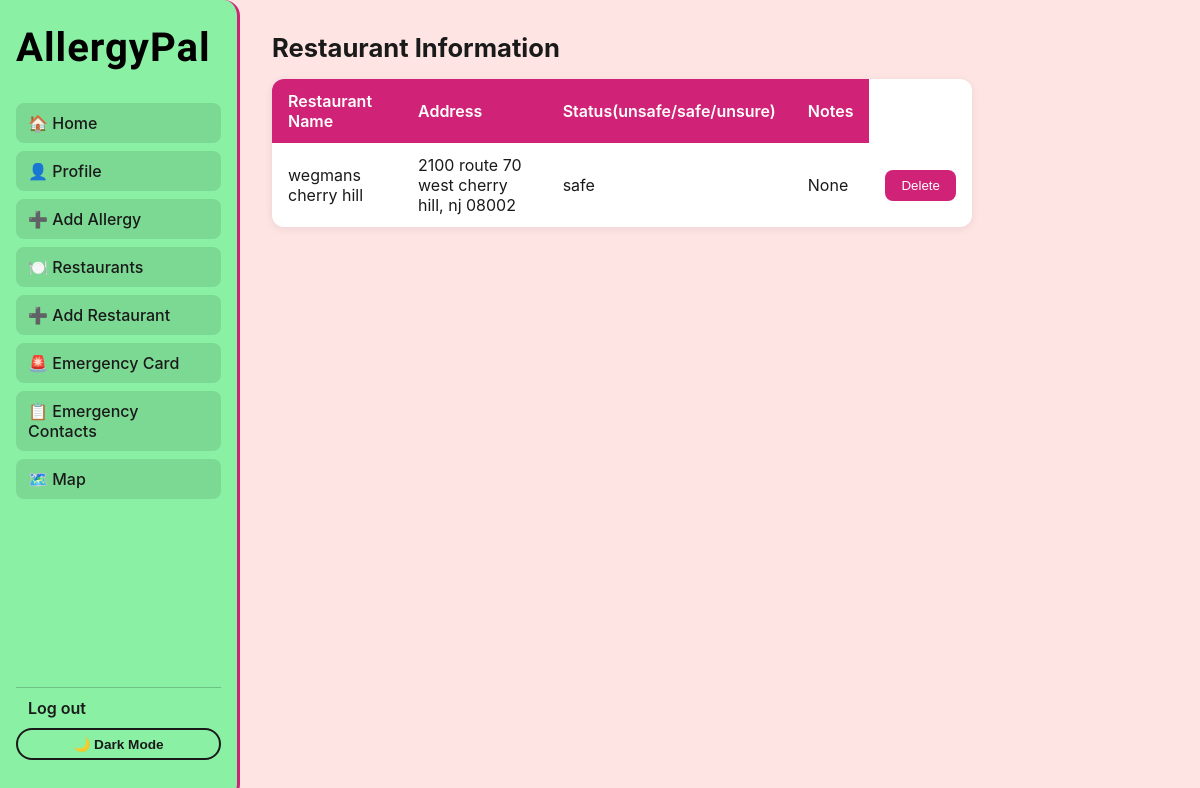
/restaurant (signed in), run on an earlier commit of the app's database.
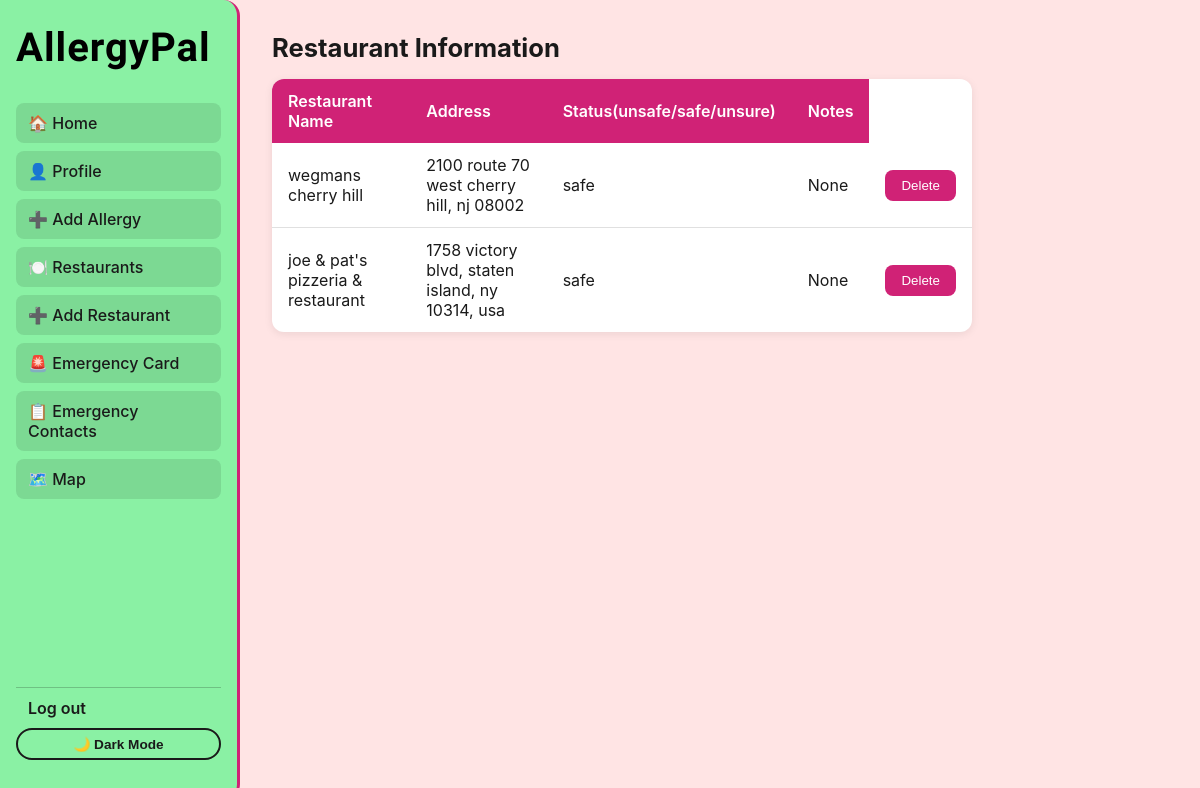
And on a later commit of the database.
### tables this page shows
CREATE TABLE saved_restaurants (
    user_id INTEGER NOT NULL,
    restaurant_id INTEGER NOT NULL,
    status TEXT NOT NULL, -- ("unsafe"/"safe"/"unsure"),
    notes TEXT,
    created_at DATE NOT NULL,
    PRIMARY KEY (user_id, restaurant_id),
    FOREIGN KEY (user_id) REFERENCES users(id),
    FOREIGN KEY (restaurant_id) REFERENCES restaurants(id)
);

CREATE TABLE restaurants (
    id INTEGER PRIMARY KEY AUTOINCREMENT,
    external_id TEXT, -- going to be an api from google or yelp
    name TEXT NOT NULL,
    address TEXT NOT NULL,
    lat REAL,
    lng REAL
);

### app.py (the view)
@app.route("/restaurant", methods=["GET"])
@login_required
def restaurant():
    current = session["user_id"]
    rests = db.execute(
        """SELECT restaurants.name, restaurants.address, saved_restaurants.status, saved_restaurants.notes, saved_restaurants.restaurant_id
        FROM saved_restaurants
        JOIN restaurants
        ON saved_restaurants.restaurant_id = restaurants.id
        WHERE saved_restaurants.user_id = ?""",
        current
    )
    return render_template(
        "restaurants.html",
        restaurants = rests
    )

### helpers.py (called while the page is built)
def login_required(f):
    @wraps(f)
    def wrapped(*args, **kwargs):
        if session.get("user_id") is None:
            return redirect("/login")
        return f(*args, **kwargs)
    return wrapped

### templates/restaurants.html (shortened to what this page needs)
{% extends "layout.html" %}
{% block body %}
<div class="container mt-4" style="max-width: 700px;">
    <h2 class="mb-4">Restaurant Information</h2>
    <table>
        <thead>
            <tr>
                <th>Restaurant Name</th>
                <th>Address</th>
                <th>Status(unsafe/safe/unsure)</th>
                <th>Notes</th>
            </tr>
        </thead>
        <tbody>
            {% for r in restaurants %}
            <tr>
                <td>{{ r.name }}</td>
                <td>{{ r.address }}</td>
                <td>{{ r.status }}</td>
                <td>{{ r.notes }}</td>
                <td>
                    <form action="{{ url_for('delete_restaurant') }}" method="POST">
                        <button type ="submit">Delete</button>
                    </form>
                </td>
            </tr>
            {% else %}
            <tr>
                <td colspan="5">No saved restaurants yet. <a href="{{ url_for('add_restaurant') }}">Add one!</a></td>
            </tr>
            {% endfor %}
        </tbody>
    </table>
</div>
{% endblock %}

What changed in the data, as far as the page shows it:
added saved_restaurants: name "joe & pat's pizzeria & restaurant", address "1758 victory blvd, staten island, ny 10314, usa", status "safe", notes "None"
